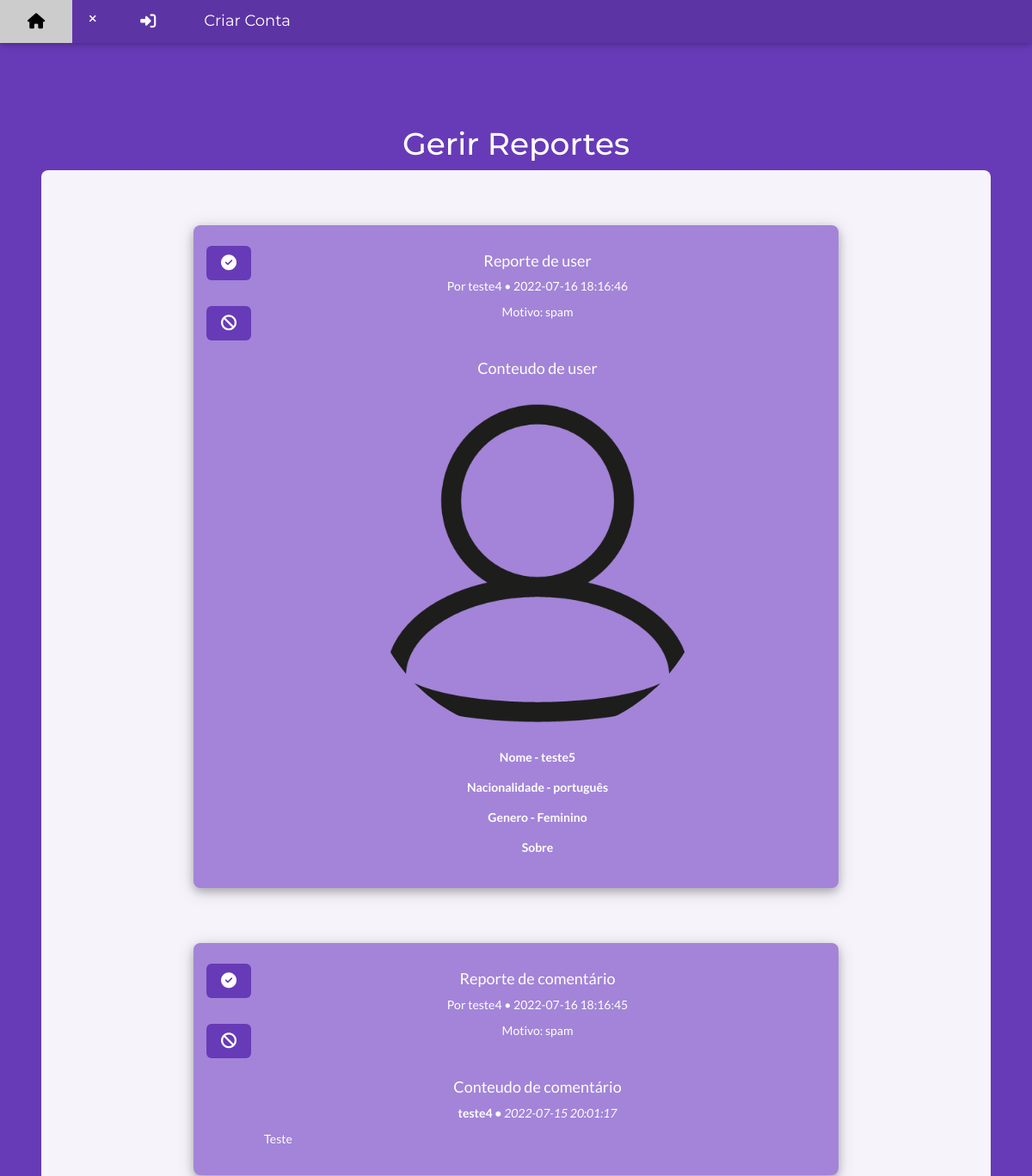
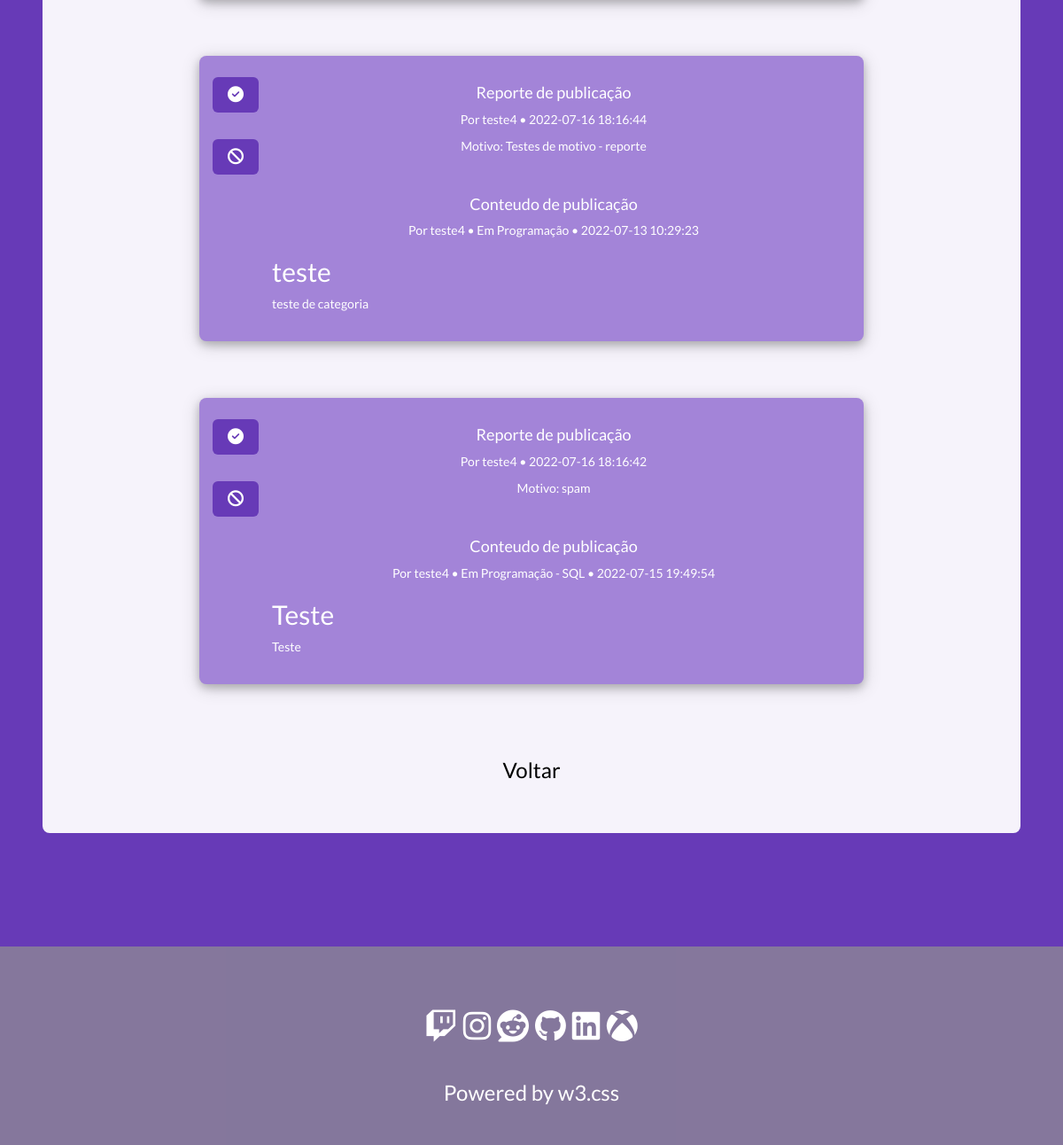
The page /PAP/userGerirReportes.php on the database its author committed (2 pictures, top to bottom).
### tables this page shows
CREATE TABLE `report` (
  `id` int(11) NOT NULL,
  `user` varchar(100) NOT NULL,
  `post_reported` int(11) DEFAULT NULL,
  `comment_reported` int(11) DEFAULT NULL,
  `user_reported` varchar(100) DEFAULT NULL,
  `motivo` int(11) NOT NULL,
  `outro` varchar(500) DEFAULT NULL,
  `status` int(11) NOT NULL,
  `data_hora` timestamp NOT NULL DEFAULT current_timestamp() ON UPDATE current_timestamp()
);

CREATE TABLE `report_motivo` (
  `id` int(11) NOT NULL,
  `descricao` varchar(500) NOT NULL
);

CREATE TABLE `user_profile` (
  `username` varchar(100) NOT NULL,
  `nome` varchar(150) NOT NULL,
  `apelido` varchar(150) DEFAULT NULL,
  `nacionalidade` int(11) DEFAULT NULL,
  `genero` int(11) DEFAULT NULL,
  `telemovel` varchar(100) DEFAULT NULL COMMENT 'codificado',
  `foto` varchar(500) DEFAULT NULL,
  `bio` varchar(500) DEFAULT NULL,
  `visibilidade` int(11) DEFAULT NULL
);

CREATE TABLE `profile_nacionalidade` (
  `id_nacionalidade` int(11) NOT NULL,
  `descricao` varchar(250) NOT NULL
);

CREATE TABLE `profile_genero` (
  `id_genero` int(11) NOT NULL,
  `descricao` varchar(250) NOT NULL
);

CREATE TABLE `comment` (
  `id` int(11) NOT NULL,
  `user` varchar(100) DEFAULT NULL,
  `id_post` int(11) NOT NULL,
  `id_reply` int(11) DEFAULT NULL COMMENT 'Id de outro comentário, caso seja uma resposta, se for nulo o comentário é para o post',
  `text` varchar(400) NOT NULL,
  `visibilidade` int(11) DEFAULT NULL,
  `data_hora` timestamp NOT NULL DEFAULT current_timestamp()
);

CREATE TABLE `post` (
  `id` int(11) NOT NULL,
  `username` varchar(100) DEFAULT NULL,
  `titulo` varchar(200) DEFAULT NULL,
  `post` varchar(3000) NOT NULL,
  `visibilidade` int(11) DEFAULT NULL,
  `data_hora` timestamp NOT NULL DEFAULT current_timestamp() COMMENT 'timestamp'
);

CREATE TABLE `categoria` (
  `id` int(11) NOT NULL,
  `descricao` varchar(100) NOT NULL,
  `parent_id` int(11) DEFAULT NULL
);

### PAP/comandosbasedados.php (called while the page is built, shortened)
<?php
function ver_reportes() {
   return $query="SELECT report.*, motivo.descricao as motivo_desc FROM report
   JOIN report_motivo motivo ON motivo.id = report.motivo
   where status = 1
   ORDER BY data_hora DESC;";
}
function ver_conteudo_reporte($tipo, $id) {
   if($tipo == "publicação"){
      return $query="SELECT post.*, categoria.descricao as post_categoria, parent_categoria.descricao as main_categoria, user_profile.foto FROM `post`
      Join post_categoria ON post_categoria.id_post = post.id
      Join categoria ON categoria.id = post_categoria.id_categoria
      Left Join categoria parent_categoria ON parent_categoria.id = categoria.parent_id
      left Join user_profile ON post.username = user_profile.username
      WHERE post.id = $id;";
      } else if ($tipo == "comentário"){
         return $query="SELECT comentario.*, reply.user as user_reply FROM `comment` comentario
         Left Join comment reply ON reply.id = comentario.id_reply WHERE comentario.id = $id; ";
      } else if($tipo == "user"){
         return $query="SELECT profile.username, profile.nome, profile.foto, profile.bio, profile.visibilidade, genero.descricao as genero, nacionalidade.descricao as nacionalidade
         FROM user_profile as profile
         left Join profile_genero genero ON genero.id_genero = profile.genero
         left Join profile_nacionalidade nacionalidade ON nacionalidade.id_nacionalidade = profile.nacionalidade
         where profile.username = '$id';";
      }
}
?>

### PAP/userGerirReportes.php (the view, shortened to what this page needs)
<?php
include_once  'conexaobasedados.php';
include_once 'comandosbasedados.php';
    ?>
<!DOCTYPE html>
<html>
<head>
</head>
<body>
<div class = "flex-wrapper w3-auto w3-responsive">
<?php include_once "navbar.php";?>
<div class="content w3-theme w3-padding-64 w3-padding-large w3-center w3-container">
  <div class="center">
    <div class="w3-theme w3-padding-64 w3-padding-large w3-center">
      <h1>Gerir Reportes</h1>
      <div class="w3-container w3-padding-32 w3-theme-l5 w3-round-large">
        <?php
            $sql_reporte = ver_reportes();
            $resultadoTabela = mysqli_query($_conn, $sql_reporte);
            if (mysqli_num_rows($resultadoTabela) > 0){
                while($rowTabela = mysqli_fetch_array($resultadoTabela)) {
                    $user = $rowTabela["user"];
                    if(isset($rowTabela["post_reported"])){
                        $tipo_reporte = "publicação";
                        $id_reportado = $rowTabela["post_reported"];
                    } else if(isset($rowTabela["comment_reported"])){
                        $tipo_reporte = "comentário";
                        $id_reportado = $rowTabela["comment_reported"];
                    } else if(isset($rowTabela["user_reported"])){
                        $tipo_reporte = "user";
                        $id_reportado = $rowTabela["user_reported"];
                    }
                    if($rowTabela["motivo"] == 7){
                        $motivo = $rowTabela["outro"];
                        $motivo = str_replace(array('\r\n', '\n\r', '\n', '\r'), '<br>', $motivo);
                        $motivo = wordwrap($motivo, 100);
                    }else{
                        $motivo = $rowTabela["motivo_desc"];
                    }
                    $data_hora = $rowTabela["data_hora"];
                    ?>
                        <div class="w3-padding-16 w3-center">
                        <div class="w3-section w3-panel w3-round-large w3-theme-l2 w3-card-4 w3-padding" style="max-width: 750px; margin: auto;">
                        <div class="w3-col w3-center" style="display: flex; justify-content:center; align-items:center; width: 50px;">
                            <div class="w3-padding">
                            <form  id="report_form_permitir" action="#" method="POST">
                                <div class="w3-padding">
                                    <button type="submit" class="btn w3-theme w3-hover-purple btn-lg">
                                        <i class="fa-solid fa-circle-check"></i>
                                    </button>
                                </div>
                            </form>
                            <form  id="report_form_negar" action="#" method="POST">
                                <div class="w3-padding">
                                    <button type="submit"  class="btn w3-theme w3-hover-purple btn-lg">
                                        <i class="fa-solid fa-ban"></i>
                                    </button>
                                </div>
                            </form>
                            </div>
                        </div>
                        <div class="w3-rest w3-padding">
                        <div class="w3-section w3-center">
                        <p><h4>Reporte de <?php echo $tipo_reporte;?></h4></p>
                        <p><?php echo "Por ".$user." • ". $data_hora; ?></p>
                        <p>Motivo: <?php echo $motivo?></p>
                        <div class="w3-cell"style="vertical-align: middle;"><b style="padding-left: 10px;">
                        </b></div>
                        </div>
                        <div class="w3-section w3-center">
                        <p><h4>Conteudo de <?php echo $tipo_reporte;?></h4></p>
                            <?php
                                    $conteudo_reporte_sql = ver_conteudo_reporte($tipo_reporte, $id_reportado);
                                    $resultadoConteudo = mysqli_query($_conn, $conteudo_reporte_sql);
                                    if (mysqli_num_rows($resultadoConteudo) > 0){
                                        while($rowConteudo = mysqli_fetch_array($resultadoConteudo)) {
                                            if($tipo_reporte == "publicação"){
                                                $user_post = $rowConteudo['username'];
                                                $titulo = $rowConteudo['titulo'];
                                                $titulo = str_replace(array('\r\n', '\n\r', '\n', '\r'), '<br>', $titulo);
                                                $titulo = wordwrap($titulo, 100, "<br>\n",TRUE);
                                                $post = $rowConteudo['post'];
                                                $post_categoria = $rowConteudo["post_categoria"];
                                                $main_categoria = $rowConteudo["main_categoria"];
                                                $post = str_replace(array('\r\n', '\n\r', '\n', '\r'), '<br>', $post);
                                                $post = wordwrap($post, 100, "<br>\n",TRUE);
                                                $data_hora_post = $rowConteudo['data_hora'];
                                                if(empty($main_categoria)){
                                                    echo "<p>Por ".$user_post." • Em ". $post_categoria ." • ". $data_hora_post . "</p>";
                                                }else{
                                                    echo "<p>Por ".$user_post." • Em ". $main_categoria." - ". $post_categoria ." • ". $data_hora_post. "</p>";
                                                }
                                                ?>
                                                <p><h2 class="justificado text-width"><?php echo $titulo;?></h2></p>
                                                <p class="justificado text-width"><?php echo $post;?></p>
                                                <?php
                                            }else if($tipo_reporte == "comentário"){
                                                $user_comentario = $rowConteudo["user"];
                                                $user_reply = $rowConteudo["user_reply"];
                                                $conteudo = $rowConteudo['text'];
                                                $conteudo = str_replace(array('\r\n', '\n\r', '\n', '\r'), '<br>', $conteudo);
                                                $conteudo = wordwrap($conteudo, 100);
                                                $data_hora_comentario = $rowConteudo['data_hora'];
                                                if(!empty($user_reply)){
                                                    echo "<p><b>". $user_comentario ." em resposta a ". $user_reply ." • </b><i>". $data_hora_comentario ." </i></p>";
                                                }else{
                                                    echo "<p><b>". $user_comentario ." • </b><i>". $data_hora_comentario ." </i></p>";
                                                }
                                                ?>
                                                <p class="justificado"><?php echo $conteudo;?></p>
                                                <?php
                                            } else if($tipo_reporte == "user"){
                                                $pic = $rowConteudo['foto'];
                                                $nome = $rowConteudo['nome'];
                                                $bio = $rowConteudo['bio'];
                                                $bio = str_replace(array('\r\n', '\n\r', '\n', '\r'), '<br>', $bio);
                                                $bio = wordwrap($bio, 100, "<br>\n",TRUE);
                                                $nacionalidade = $rowConteudo['nacionalidade'];
                                                $genero = $rowConteudo['genero'];
                                                ?>
                                                <div class="w3-section">
                                                <img src=<?php echo $pic;?> class="w3-image img-circle w3-center report-img">
                                                </div>
                                                <div class="w3-section">
                                                <p><label >Nome - <?php echo $nome;?></label></p>
                                                <p><label >Nacionalidade - <?php echo $nacionalidade;?></label></p>
                                                <p><label >Genero - <?php echo $genero;?></label></p>
                                                <p><label >Sobre<?php echo "<p class='text-width'>".$bio."</p>";?></label></p>
                                                </div>
                                                <?php
                                            }
                                        }
                                    }
                            ?>
                        </div>
                        </div>
                        </div>
                        </div>
                    <?php
                }
              }
        ?>
        <br><br>
        <form action="index.php" method="POST">
            <input type="submit" class="w3-btn w3-xlarge" value="Voltar">
        </form>
        </div>
    </div>
  </div>
</div>
    <?php include_once "footer.php";?>
</div>
</body>
</html>

### rows shown on the page
report: user_reported "user", user "teste4", data_hora "2022-07-16 18:16:46", motivo.descricao "spam"
user_profile: foto (placeholder picture), nome "teste5", nacionalidade.descricao "português", genero.descricao "Feminino"
report: comment_reported "comentário", user "teste4", data_hora "2022-07-16 18:16:45", motivo.descricao "spam"
comment: user "teste4", data_hora "2022-07-15 20:01:17", text "Teste"
report: post_reported "publicação", user "teste4", data_hora "2022-07-16 18:16:44", outro "Testes de motivo - reporte"
post: username "teste4", categoria.descricao "Programação", data_hora "2022-07-13 10:29:23", titulo "teste", post "teste de categoria"
report: post_reported "publicação", user "teste4", data_hora "2022-07-16 18:16:42", motivo.descricao "spam"
post: username "teste4", categoria.descricao "Programação", categoria.descricao "SQL", data_hora "2022-07-15 19:49:54", titulo "Teste", post "Teste"
